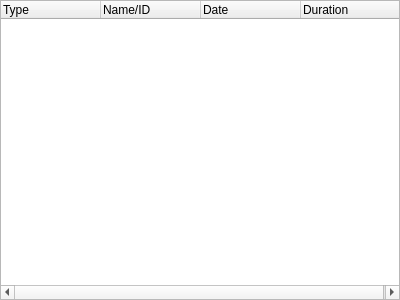
<ui version="4.0" >
 <author></author>
 <comment></comment>
 <exportmacro></exportmacro>
 <class>HistoryWidget</class>
 <widget class="QWidget" name="HistoryWidget" >
  <property name="geometry" >
   <rect>
    <x>0</x>
    <y>0</y>
    <width>400</width>
    <height>300</height>
   </rect>
  </property>
  <layout class="QGridLayout" >
   <property name="margin" >
    <number>0</number>
   </property>
   <property name="spacing" >
    <number>0</number>
   </property>
   <item row="0" column="0" >
    <widget class="QTreeWidget" name="treeWidget" >
     <property name="indentation" >
      <number>0</number>
     </property>
     <property name="rootIsDecorated" >
      <bool>false</bool>
     </property>
     <column>
      <property name="text" >
       <string>Type</string>
      </property>
     </column>
     <column>
      <property name="text" >
       <string>Name/ID</string>
      </property>
     </column>
     <column>
      <property name="text" >
       <string>Date</string>
      </property>
     </column>
     <column>
      <property name="text" >
       <string>Duration</string>
      </property>
     </column>
    </widget>
   </item>
  </layout>
 </widget>
 <pixmapfunction></pixmapfunction>
 <resources/>
 <connections/>
</ui>
